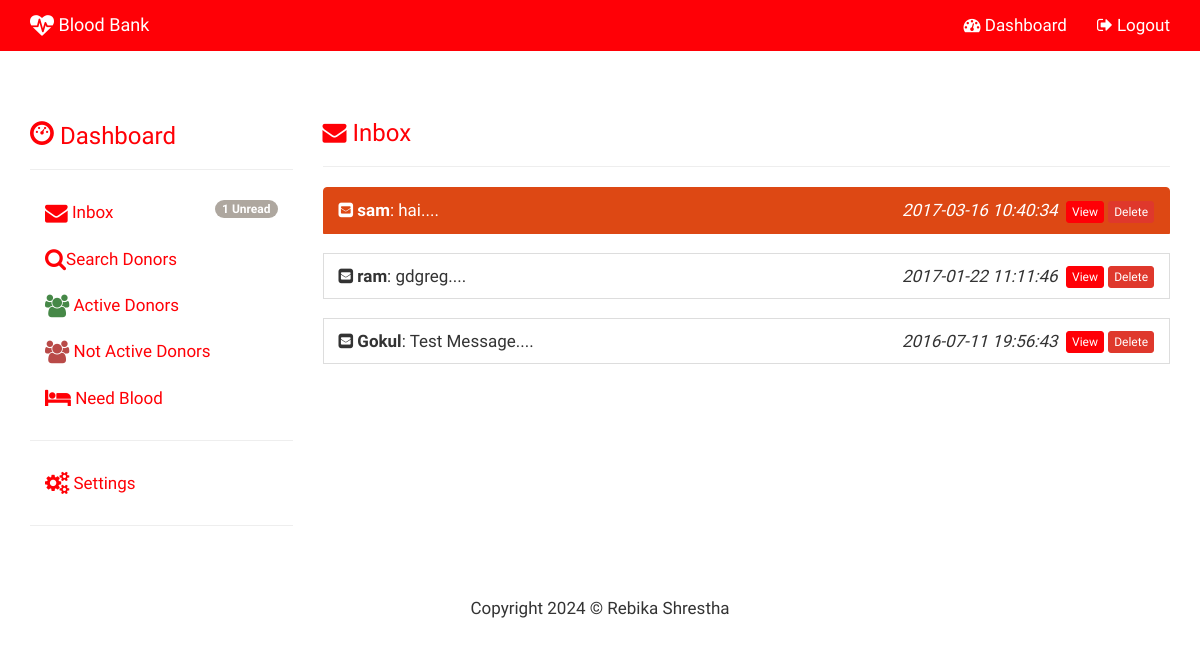
Page /admin_inbox.php (signed in) on the earlier database version.
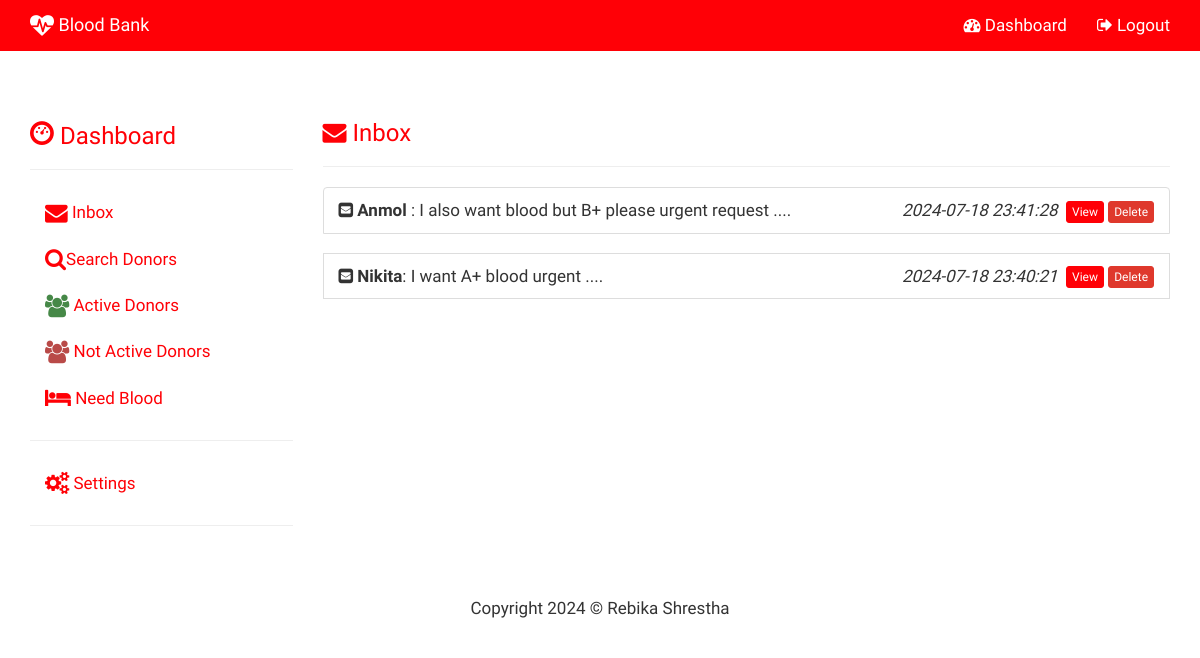
Same page on the later database version.
### tables this page shows
CREATE TABLE `messages` (
  `ID` int(11) NOT NULL,
  `NAME` varchar(150) NOT NULL,
  `CONTACT` text NOT NULL,
  `EMAIL` varchar(200) NOT NULL,
  `MESSAGE` text NOT NULL,
  `STATUS` text NOT NULL,
  `LOGS` datetime NOT NULL
);

### admin_inbox.php (the view, shortened to what this page needs)
<!DOCTYPE html>
<html lang="en">
<head>
	<?php include("admin_head.php"); ?>
</head>
<body style="height: 100vh; width: 100%;">
	<?php include("admin_topnav.php"); ?>
	<div class="container" style='margin-top:50px;'>
		<div class="row">
			<div class="col-sm-3">
				<?php include("admin_side_nav.php"); ?>
			</div>
			<div class="col-sm-9">
				<h3 class="text-primary"><i class="fa fa-envelope"></i> Inbox </h3>
				<hr>
				<?php
				$sql = "SELECT * FROM messages ORDER BY ID DESC";
				$result = $con->query($sql);
				if ($result->num_rows > 0) {
					echo '<ul class="list-group">';
					while ($row = $result->fetch_assoc()) {
						if ($row['STATUS'] == '1') {
							echo '<li class="list-group-item active">
						<span>
							<b><i class="fa fa-envelope-square"> </i>      	' . $row["NAME"] . '</b>: ' . substr($row["MESSAGE"], 0, 50) . '....
						</span>
						<span   class="pull-right">
							<i>' . $row['LOGS'] . '</i>&nbsp;
							<a href="view_mess.php?id=' . $row['ID'] . '" class="btn btn-primary  btn-xs">View</a>
							<a href="admin_mess_del.php?id=' . $row['ID'] . '"  class="btn btn-danger btn-xs">Delete</a>
						</span>
					</li>';
						} else {
							echo '<li class="list-group-item">
						<span>
							<b><i class="fa fa-envelope-square"></i> ' . $row["NAME"] . '</b>: ' . substr($row["MESSAGE"], 0, 50) . '....
						</span>
						<span class="pull-right">
							<i>' . $row['LOGS'] . '</i>&nbsp;
							<a href="view_mess.php?id=' . $row['ID'] . '" class="btn btn-primary btn-xs">View</a>
							<a href="admin_mess_del.php?id=' . $row['ID'] . '"  class="btn btn-danger btn-xs">Delete</a>
						</span>
				</li>';
						}
						echo "<br>";
					}
					echo '</ul>';
				} else {
					echo "<div class='alert alert-info mess'>No More Messages</div>";
				}
				?>
			</div>
		</div>
	</div>
	<?php include("admin_footer.php"); ?>
</body>
</html>

### admin_head.php (shortened to what this page needs)
<link href="css/bootstrap.min.css" rel="stylesheet">
<link href="css/jquery-ui.css" rel="stylesheet">
<link href="css/modern-business.css" rel="stylesheet">
<link href="font-awesome/css/font-awesome.min.css" rel="stylesheet" type="text/css">

### admin_topnav.php (shortened to what this page needs)
<nav class="navbar navbar-default 	 navbar-fixed-top" role="navigation">
    <div class="container">
        <div class="navbar-header">
            <a class="navbar-brand" href="index.php"><i class="fa fa-heartbeat fa-lg"></i> Blood Bank</a>
        </div>
        <div class="collapse navbar-collapse" id="bs-example-navbar-collapse-1">
            <ul class="nav navbar-nav navbar-right">
  <li><a href="admin_inbox.php"><i class="fa fa-dashboard"></i> Dashboard</a></li>
                 <li><a href="admin_logout.php"><i class="fa fa-sign-out"></i> Logout</a></li>
            </ul>
        </div>
    </div>
</nav>

### admin_side_nav.php (shortened to what this page needs)
<?php
$sql = "SELECT * FROM messages WHERE STATUS=1";
$result = $con->query($sql);
$n = $result->num_rows;
if ($n != 0) {
	$mes = '<span class="badge pull-right">' . $n . ' Unread</span>';
} else {
	$mes = "";
}
?>
<h3 class="text-primary">
	<i class="glyphicon glyphicon-dashboard"></i> Dashboard
</h3>
<hr>
<ul class="nav nav-stacked">
	<li><a href="admin_inbox.php"><i class="fa fa-envelope fa-lg"></i> Inbox <?php echo $mes; ?></a></li>
	<li><a href="admin_donor.php"><i class="fa fa-search fa-lg"></i>Search Donors</a></li>
	<li><a href="admin_adonor.php"><i class="fa fa-users fa-lg text-success"></i> Active Donors</a></li>
	<li><a href="admin_ndonor.php"><i class="fa fa-users fa-lg text-danger"></i> Not Active Donors</a></li>
	<li><a href="admin_need_blood.php"><i class="fa fa-bed fa-lg"></i> Need Blood</a></li>
	<hr>
	<li><a href="#add" data-toggle="collapse"><i class="fa fa-cogs fa-lg"></i> Settings</a></li>
</ul>
<hr>

### admin_footer.php (shortened to what this page needs)
<footer>
  <div class=" container-fluid">
    <div class="row">
      <div class="col-sm-12" >
		<p align="center">Copyright <span id="copyright_year"></span> &copy; Rebika Shrestha</p>
      </div>
    </div>
  </div>
</footer>

### css/modern-business.css (style rules this page uses)
html, body { height: 100%; }
body { padding-top: 50px; }
footer { margin: 50px 0; }
p,li { font-size:17px; }
.navbar-default,.panel-heading,.btn-primary { background-color:#ff0006 !important; border-color:#ff0006 !important; }
.text-primary { color:#ff0006 !important; }
.nav-stacked a { color:#ff0006 !important; }

Differences in the rows shown:
removed messages: NAME "sam", MESSAGE "hai", LOGS "2017-03-16 10:40:34"
removed messages: NAME "ram", MESSAGE "gdgreg", LOGS "2017-01-22 11:11:46"
removed messages: NAME "Gokul", MESSAGE "Test Message", LOGS "2016-07-11 19:56:43"
added messages: NAME "Anmol", MESSAGE "I also want blood but B+ please urgent request", LOGS "2024-07-18 23:41:28"
added messages: NAME "Nikita", MESSAGE "I want A+ blood urgent", LOGS "2024-07-18 23:40:21"
Other differences:
$n: "1" → (not shown)
text no longer shown: "Unread"
